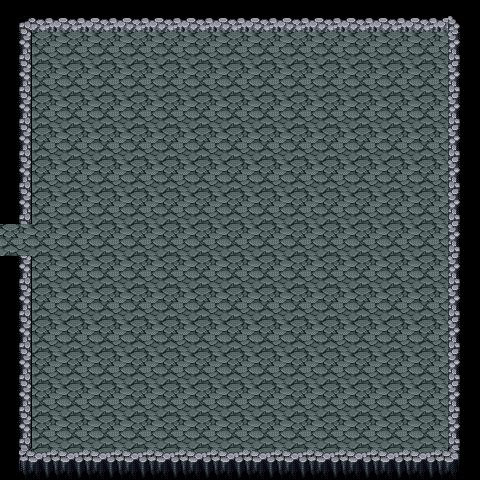

This is a level from a 2D game, rendered from its Tiled map with the project's own tilesets. A one-line summary and the map file follow, with tile-layer data summarised:
An orthogonal 15x15 tile map with 32x32 px tiles, 2 tile layers (background, collision) and 1 object (door).

<map version="1.0" orientation="orthogonal" width="15" height="15" tilewidth="32" tileheight="32">
 <tileset firstgid="1" name="dungeon_tileset" tilewidth="32" tileheight="32">
  <image source="../images/dungeon_tileset.png" width="512" height="512" />
 </tileset>
 <layer name="background" width="15" height="15">
  <data>[225 cells, 225 non-empty, 1 distinct tile ids]</data>
 </layer>
 <layer name="collision" width="15" height="15">
  <properties>
   <property name="collision" value="true" />
  </properties>
  <data>[225 cells, 55 non-empty, 8 distinct tile ids]</data>
 </layer>
 <objectgroup name="objects" width="15" height="15">
  <object name="door_W" type="door" x="0" y="224" width="32" height="32">
   <properties>
    <property name="enter_door.direction" value="W" />
   </properties>
  </object>
 </objectgroup>
</map>
